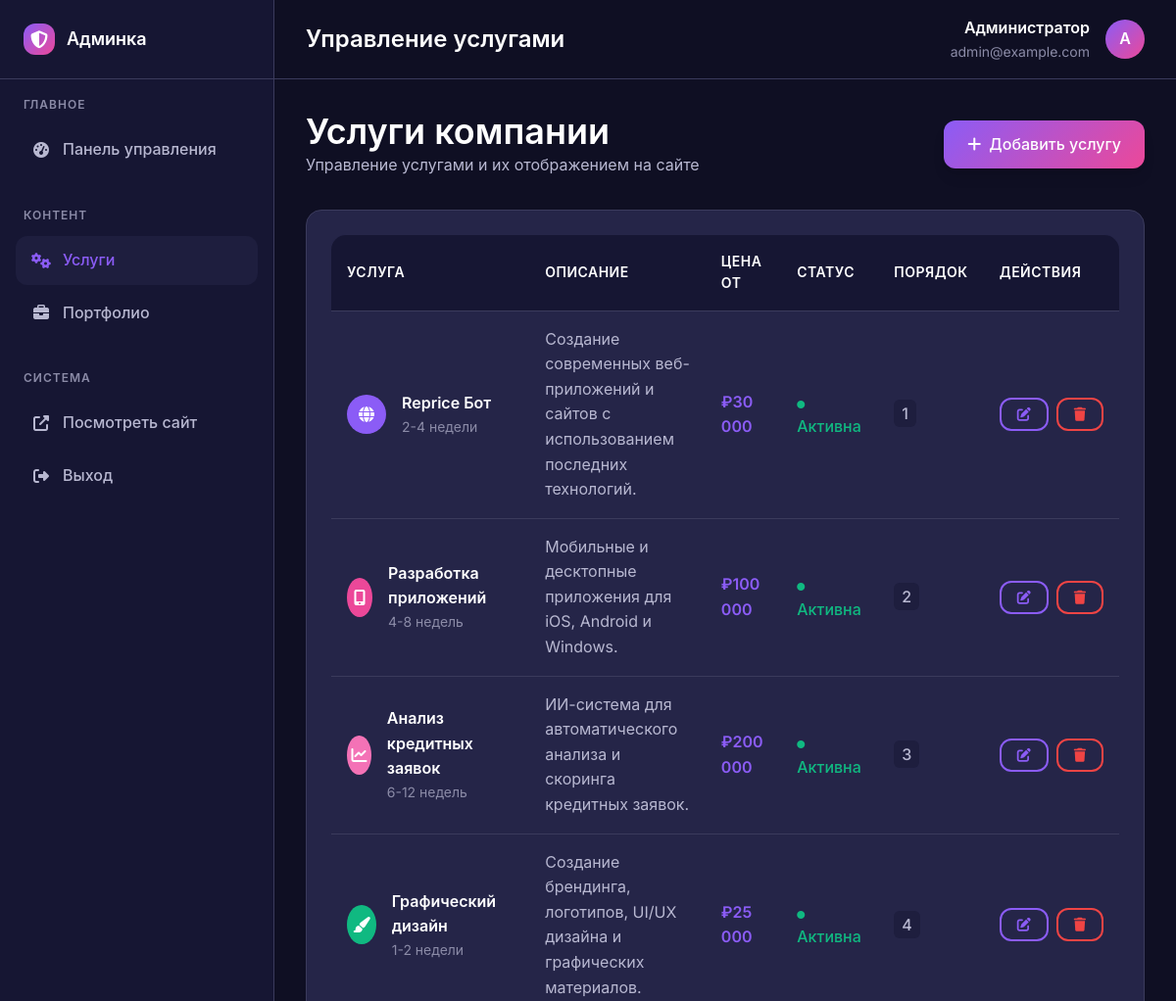
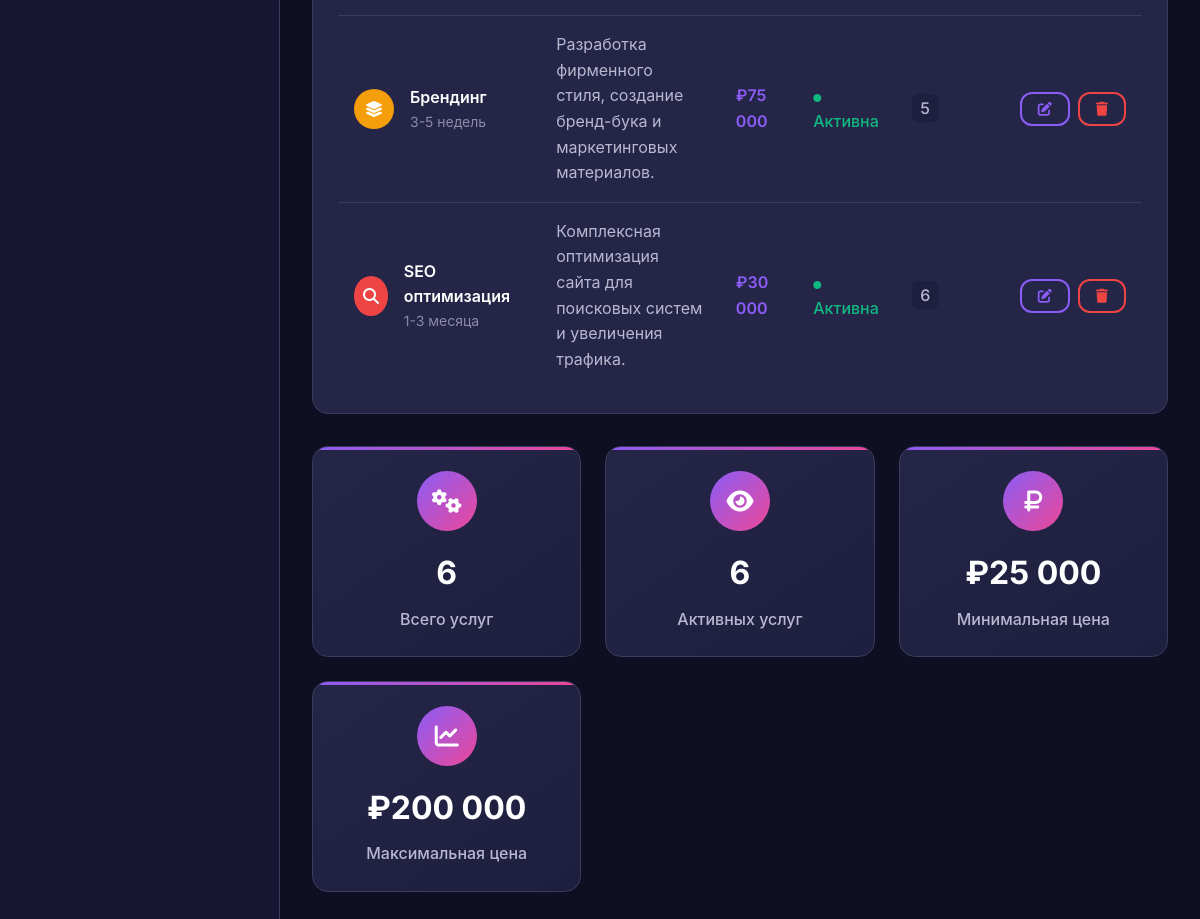
Page /06Xids2lKF_AaK6O9PKipGIWKBchVJOmpV74RiSkPPLOnlOHy-cc4lnkm8HTBk9i/admin/services on the committed database (2 pictures, top to bottom).
### app/models/user.py (models this page shows, shortened)
class User(BaseModel):
    __tablename__ = 'users'
    email = Column(
        String(120),
        unique=True,
        nullable=False,
        index=True,
        comment="Email пользователя"
    )
    password_hash = Column(
        String(255),
        nullable=False,
        comment="Хэш пароля"
    )
    is_superuser = Column(
        Boolean,
        default=False,
        nullable=False,
        comment="Флаг суперпользователя"
    )
    is_active = Column(
        Boolean,
        default=True,
        nullable=False,
        comment="Флаг активного пользователя"
    )
    jwt_secret = Column(
        String(64),
        unique=True,
        nullable=False,
        comment="Персональный JWT секрет для админки"
    )
    last_login = Column(
        DateTime,
        nullable=True,
        comment="Дата последнего входа"
    )
    full_name = Column(
        String(200),
        nullable=True,
        comment="Полное имя пользователя"
    )
    @classmethod
    def get_by_jwt_secret(cls, jwt_secret: str) -> 'User':
        return cls.query.filter_by(
            jwt_secret=jwt_secret,
            is_active=True
        ).first()

### app/models/service.py (models this page shows, shortened)
class Service(BaseModel):
    __tablename__ = 'services'
    title = Column(
        String(200),
        nullable=False,
        comment="Название услуги"
    )
    description = Column(
        Text,
        nullable=False,
        comment="Описание услуги"
    )
    icon = Column(
        String(100),
        nullable=False,
        default="fas fa-cog",
        comment="CSS класс иконки Font Awesome"
    )
    image_url = Column(
        String(500),
        nullable=True,
        comment="URL изображения услуги (альтернатива иконке)"
    )
    is_active = Column(
        Boolean,
        default=True,
        nullable=False,
        comment="Флаг активности услуги"
    )
    sort_order = Column(
        Integer,
        default=0,
        nullable=False,
        comment="Порядок сортировки"
    )
    color = Column(
        String(7),
        default="#8B5CF6",
        nullable=False,
        comment="Цвет акцента (hex)"
    )
    price_from = Column(
        Float,
        nullable=True,
        comment="Цена от (в рублях)"
    )
    duration = Column(
        String(100),
        nullable=True,
        comment="Длительность выполнения"
    )
    features = Column(
        Text,
        nullable=True,
        comment="Список особенностей (JSON)"
    )

### app/routes/admin.py (the view)
    @admin_bp.route('/services', strict_slashes=False)
    @admin_required
    def services():
        user = User.get_by_jwt_secret(jwt_secret)
        services_list = Service.query.order_by(Service.sort_order).all()
        return render_template('admin/services.html', user=user, services=services_list, jwt_secret=jwt_secret)

### app/templates/admin/services.html (shortened to what this page needs)
{% extends "admin/base.html" %}
{% block page_title %}Управление услугами{% endblock %}
{% block content %}
<div style="display: flex; justify-content: space-between; align-items: center; margin-bottom: 2rem;">
    <div>
        <h2 style="margin: 0; color: var(--text-primary);">Услуги компании</h2>
        <p style="color: var(--text-secondary); margin: 0;">Управление услугами и их отображением на сайте</p>
    </div>
    <a href="{{ url_for('admin_' + jwt_secret + '.service_new') }}" class="btn btn-primary">
        <i class="fas fa-plus"></i>
        Добавить услугу
    </a>
</div>
{% if services %}
<div class="admin-card">
    <table class="admin-table">
        <thead>
            <tr>
                <th>Услуга</th>
                <th>Описание</th>
                <th>Цена от</th>
                <th>Статус</th>
                <th>Порядок</th>
                <th>Действия</th>
            </tr>
        </thead>
        <tbody>
            {% for service in services %}
            <tr>
                <td>
                    <div style="display: flex; align-items: center; gap: 1rem;">
                        <div style="width: 40px; height: 40px; background: {{ service.color }};
                                    border-radius: 50%; display: flex; align-items: center;
                                    justify-content: center; color: white;">
                            <i class="{{ service.icon }}"></i>
                        </div>
                        <div>
                            <div style="font-weight: 600; color: var(--text-primary);">{{ service.title }}</div>
                            <div style="font-size: 0.875rem; color: var(--text-muted);">{{ service.duration or '—' }}</div>
                        </div>
                    </div>
                </td>
                <td>
                    <div style="max-width: 300px;">
                        {{ service.description[:100] }}{% if service.description|length > 100 %}...{% endif %}
                    </div>
                </td>
                <td>
                    {% if service.price_from %}
                        <span style="color: var(--primary-color); font-weight: 600;">
                            ₽{{ "{:,.0f}".format(service.price_from).replace(',', ' ') }}
                        </span>
                    {% else %}
                        <span style="color: var(--text-muted);">—</span>
                    {% endif %}
                </td>
                <td>
                    {% if service.is_active %}
                        <span style="color: var(--success-color); font-weight: 500;">
                            <i class="fas fa-circle" style="font-size: 0.5rem; margin-right: 0.5rem;"></i>
                            Активна
                        </span>
                    {% else %}
                        <span style="color: var(--text-muted); font-weight: 500;">
                            <i class="fas fa-circle" style="font-size: 0.5rem; margin-right: 0.5rem;"></i>
                            Неактивна
                        </span>
                    {% endif %}
                </td>
                <td>
                    <span style="background: var(--dark-bg-tertiary); padding: 0.25rem 0.5rem;
                                 border-radius: var(--radius-sm); font-weight: 500;">
                        {{ service.sort_order }}
                    </span>
                </td>
                <td>
                    <div style="display: flex; gap: 0.5rem;">
                        <a href="{{ url_for('admin_' + jwt_secret + '.service_edit', service_id=service.id) }}"
                           class="btn btn-outline btn-sm">
                            <i class="fas fa-edit"></i>
                        </a>
                        <button onclick="deleteItem('{{ url_for('admin_' + jwt_secret + '.service_delete', service_id=service.id) }}')"
                                class="btn btn-outline btn-sm" style="color: var(--error-color); border-color: var(--error-color);">
                            <i class="fas fa-trash"></i>
                        </button>
                    </div>
                </td>
            </tr>
            {% endfor %}
        </tbody>
    </table>
</div>
<div class="stats-grid" style="margin-top: 2rem;">
    <div class="stat-card">
        <div class="stat-icon">
            <i class="fas fa-cogs"></i>
        </div>
        <div class="stat-value">{{ services|length }}</div>
        <div class="stat-label">Всего услуг</div>
    </div>
    <div class="stat-card">
        <div class="stat-icon">
            <i class="fas fa-eye"></i>
        </div>
        <div class="stat-value">{{ services|selectattr('is_active')|list|length }}</div>
        <div class="stat-label">Активных услуг</div>
    </div>
    <div class="stat-card">
        <div class="stat-icon">
            <i class="fas fa-ruble-sign"></i>
        </div>
        <div class="stat-value">
            {% set min_price = services|selectattr('price_from')|map(attribute='price_from')|min %}
            {% if min_price %}
                ₽{{ "{:,.0f}".format(min_price).replace(',', ' ') }}
            {% else %}
                —
            {% endif %}
        </div>
        <div class="stat-label">Минимальная цена</div>
    </div>
    <div class="stat-card">
        <div class="stat-icon">
            <i class="fas fa-chart-line"></i>
        </div>
        <div class="stat-value">
            {% set max_price = services|selectattr('price_from')|map(attribute='price_from')|max %}
            {% if max_price %}
                ₽{{ "{:,.0f}".format(max_price).replace(',', ' ') }}
            {% else %}
                —
            {% endif %}
        </div>
        <div class="stat-label">Максимальная цена</div>
    </div>
</div>
{% endif %}
{% endblock %}

### app/templates/admin/base.html (shortened to what this page needs)
<!DOCTYPE html>
<html lang="ru">
<head>
    <link href="{{ url_for('static', filename='css/style.css') }}" rel="stylesheet">
    <link rel="stylesheet" href="https://cdnjs.cloudflare.com/ajax/libs/font-awesome/6.4.0/css/all.min.css">
</head>
<body>
    <div class="admin-container">
        <aside class="admin-sidebar" id="admin-sidebar">
            <div class="sidebar-header">
                <a href="{{ url_for('admin_' + jwt_secret + '.dashboard') }}" class="sidebar-brand">
                    <i class="fas fa-shield-alt"></i>
                    <span>Админка</span>
                </a>
            </div>
            <nav class="sidebar-nav">
                <div class="nav-section">
                    <div class="nav-section-title">Главное</div>
                    <div class="nav-item">
                        <a href="{{ url_for('admin_' + jwt_secret + '.dashboard') }}"
                           class="nav-link {% if request.endpoint.endswith('.dashboard') %}active{% endif %}">
                            <i class="fas fa-tachometer-alt"></i>
                            <span>Панель управления</span>
                        </a>
                    </div>
                </div>
                <div class="nav-section">
                    <div class="nav-section-title">Контент</div>
                    <div class="nav-item">
                        <a href="{{ url_for('admin_' + jwt_secret + '.services') }}"
                           class="nav-link {% if 'service' in request.endpoint %}active{% endif %}">
                            <i class="fas fa-cogs"></i>
                            <span>Услуги</span>
                        </a>
                    </div>
                    <div class="nav-item">
                        <a href="{{ url_for('admin_' + jwt_secret + '.portfolio') }}"
                           class="nav-link {% if 'portfolio' in request.endpoint %}active{% endif %}">
                            <i class="fas fa-briefcase"></i>
                            <span>Портфолио</span>
                        </a>
                    </div>
                </div>
                <div class="nav-section">
                    <div class="nav-section-title">Система</div>
                    <div class="nav-item">
                        <a href="{{ url_for('main.homepage') }}" class="nav-link" target="_blank">
                            <i class="fas fa-external-link-alt"></i>
                            <span>Посмотреть сайт</span>
                        </a>
                    </div>
                    <div class="nav-item">
                        <a href="{{ url_for('admin_' + jwt_secret + '.logout') }}" class="nav-link">
                            <i class="fas fa-sign-out-alt"></i>
                            <span>Выход</span>
                        </a>
                    </div>
                </div>
            </nav>
        </aside>
        <main class="admin-main">
            <header class="admin-header">
                <h1 class="admin-title">{% block page_title %}Админка{% endblock %}</h1>
                <div class="admin-user">
                    <div class="user-info">
                        <p class="user-name">{{ user.full_name }}</p>
                        <p class="user-email">{{ user.email }}</p>
                    </div>
                    <div class="user-avatar">
                        {{ user.full_name[0].upper() if user.full_name else 'A' }}
                    </div>
                </div>
            </header>
            <div class="admin-content">
                {% block content %}{% endblock %}
            </div>
        </main>
    </div>
</body>
</html>

### app/static/css/style.css (style rules this page uses)
:root { --primary-color: #8B5CF6; --secondary-color: #EC4899; --accent-color: #F472B6; --dark-bg: #0F0F23; --dark-bg-secondary: #161633; --dark-bg-tertiary: #1E1E3E; --dark-bg-card: #252548; --text-primary: #FFFFFF; --text-secondary: #B8B8D1; --text-muted: #8B8BA7; --border-color: #3B3B5C; --success-color: #10B981; --warning-color: #F59E0B; --error-color: #EF4444; --gradient-primary: linear-gradient(135deg, var(--primary-color) 0%, var(--secondary-color) 100%); --gradient-secondary: linear-gradient(135deg, #667EEA 0%, #764BA2 100%); --gradient-hero: linear-gradient(135deg, #0F0F23 0%, #1E1E3E 50%, #252548 100%); --gradient-card: linear-gradient(145deg, #252548 0%, #1E1E3E 100%); --font-family: 'Inter', -apple-system, BlinkMacSystemFont, 'Segoe UI', Roboto, sans-serif; --font-size-xs: 0.75rem; --font-size-sm: 0.875rem; --font-size-base: 1rem; --font-size-lg: 1.125rem; --font-size-xl: 1.25rem; --font-size-2xl: 1.5rem; --font-size-3xl: 1.875rem; --font-size-4xl: 2.25rem; --font-size-5xl: 3rem; --font-size-6xl: 3.75rem; --space-1: 0.25rem; --space-2: 0.5rem; --space-3: 0.75rem; --space-4: 1rem; --space-5: 1.25rem; --space-6: 1.5rem; --space-8: 2rem; --space-10: 2.5rem; --space-12: 3rem; --space-16: 4rem; --space-20: 5rem; --space-24: 6rem; --radius-sm: 0.375rem; --radius-md: 0.5rem; --radius-lg: 0.75rem; --radius-xl: 1rem; --radius-2xl: 1.5rem; --shadow-sm: 0 1px 2px 0 rgba(0, 0, 0, 0.05); --shadow-md: 0 4px 6px -1px rgba(0, 0, 0, 0.1), 0 2px 4px -1px rgba(0, 0, 0, 0.06); --shadow-lg: 0 10px 15px -3px rgba(0, 0, 0, 0.1), 0 4px 6px -2px rgba(0, 0, 0, 0.05); --shadow-xl: 0 20px 25px -5px rgba(0, 0, 0, 0.1), 0 10px 10px -5px rgba(0, 0, 0, 0.04); --shadow-glow: 0 0 30px rgba(139, 92, 246, 0.3); --transition-fast: 0.15s ease-in-out; --transition-base: 0.3s ease-in-out; --transition-slow: 0.5s ease-in-out; }
* { margin: 0; padding: 0; box-sizing: border-box; }
html { scroll-behavior: smooth; }
body { font-family: var(--font-family); background: var(--dark-bg); color: var(--text-primary); line-height: 1.6; overflow-x: hidden; }
h1, h2, h3, h4, h5, h6 { font-weight: 600; line-height: 1.2; margin-bottom: var(--space-4); }
h1 { font-size: var(--font-size-5xl); }
h2 { font-size: var(--font-size-4xl); }
p { margin-bottom: var(--space-4); color: var(--text-secondary); }
a { color: var(--primary-color); text-decoration: none; transition: var(--transition-fast); }
.btn { display: inline-flex; align-items: center; justify-content: center; padding: var(--space-3) var(--space-6); border: none; border-radius: var(--radius-lg); font-size: var(--font-size-base); font-weight: 500; text-decoration: none; cursor: pointer; transition: var(--transition-base); position: relative; overflow: hidden; gap: var(--space-2); }
.btn::before { content: ''; position: absolute; top: 0; left: -100%; width: 100%; height: 100%; background: linear-gradient(90deg, transparent, rgba(255, 255, 255, 0.2), transparent); transition: var(--transition-base); }
.btn-primary { background: var(--gradient-primary); color: white; box-shadow: var(--shadow-lg); }
.btn-outline { background: transparent; color: var(--primary-color); border: 2px solid var(--primary-color); }
.btn-sm { padding: var(--space-2) var(--space-4); font-size: var(--font-size-sm); }
.nav-item { position: relative; }
.nav-link { color: var(--text-secondary); font-weight: 500; padding: var(--space-2) 0; display: flex; align-items: center; gap: var(--space-1); transition: var(--transition-fast); }

### rows in the picture
User: full_name "Администратор", email "admin@example.com", full_name "А"
Service: title "Reprice Бот", duration "2-4 недели", description "Создание современных веб-приложений и сайтов с использованием последних технологий.", price_from "30 000", is_active True (drawn), sort_order "1"
Service: title "Разработка приложений", duration "4-8 недель", description "Мобильные и десктопные приложения для iOS, Android и Windows.", price_from "100 000", is_active True (drawn), sort_order "2"
Service: title "Анализ кредитных заявок", duration "6-12 недель", description "ИИ-система для автоматического анализа и скоринга кредитных заявок.", price_from "200 000", is_active True (drawn), sort_order "3"
Service: title "Графический дизайн", duration "1-2 недели", description "Создание брендинга, логотипов, UI/UX дизайна и графических материалов.", price_from "25 000", is_active True (drawn), sort_order "4"
Service: title "Брендинг", duration "3-5 недель", description "Разработка фирменного стиля, создание бренд-бука и маркетинговых материалов.", price_from "75 000", is_active True (drawn), sort_order "5"
Service: title "SEO оптимизация", duration "1-3 месяца", description "Комплексная оптимизация сайта для поисковых систем и увеличения трафика.", price_from "30 000", is_active True (drawn), sort_order "6"

### other values in the picture
{{ services|length }} "6"
{{ services|selectattr('is_active')|list|length }} "6"
